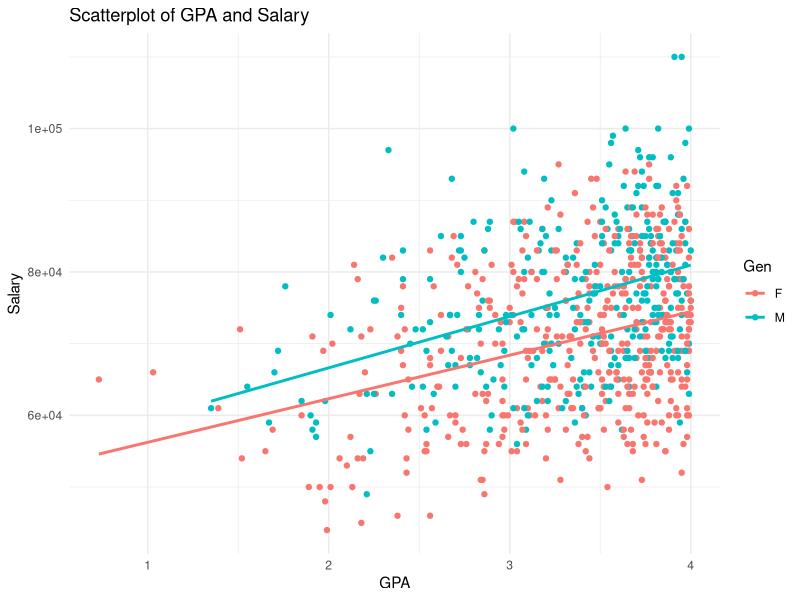
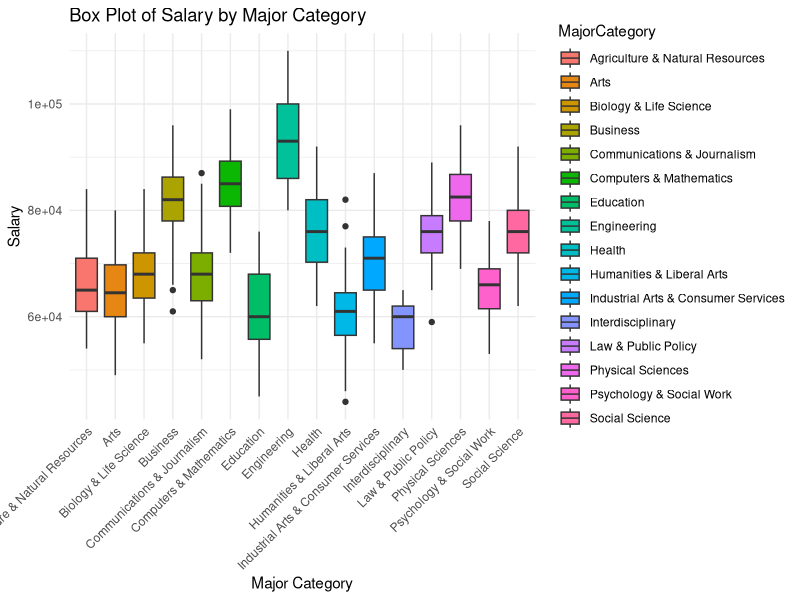
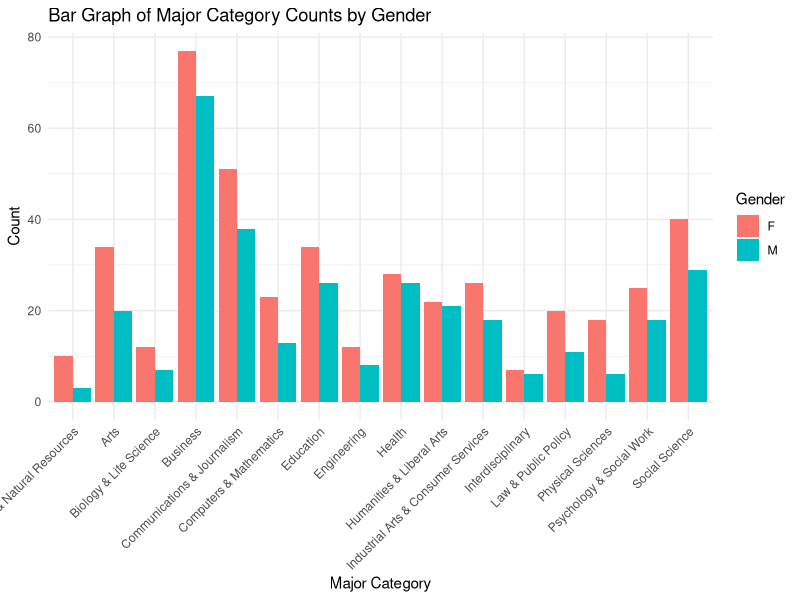
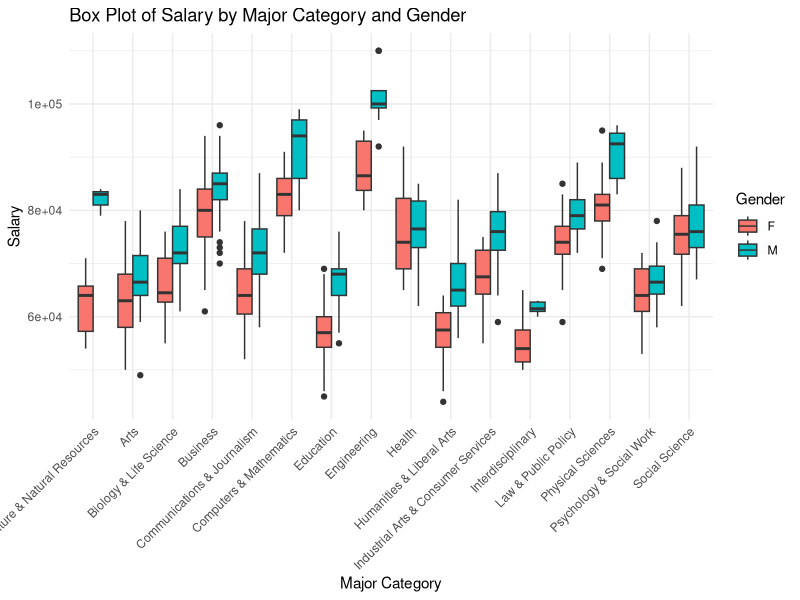
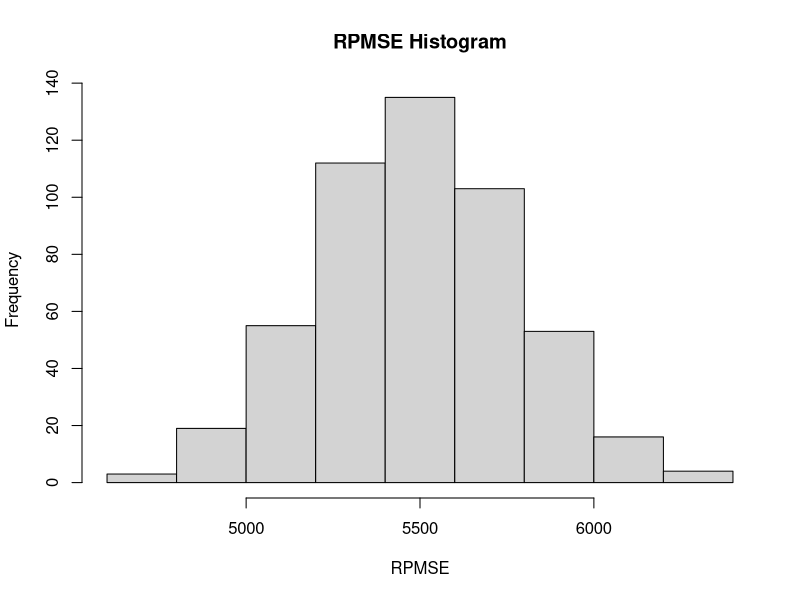
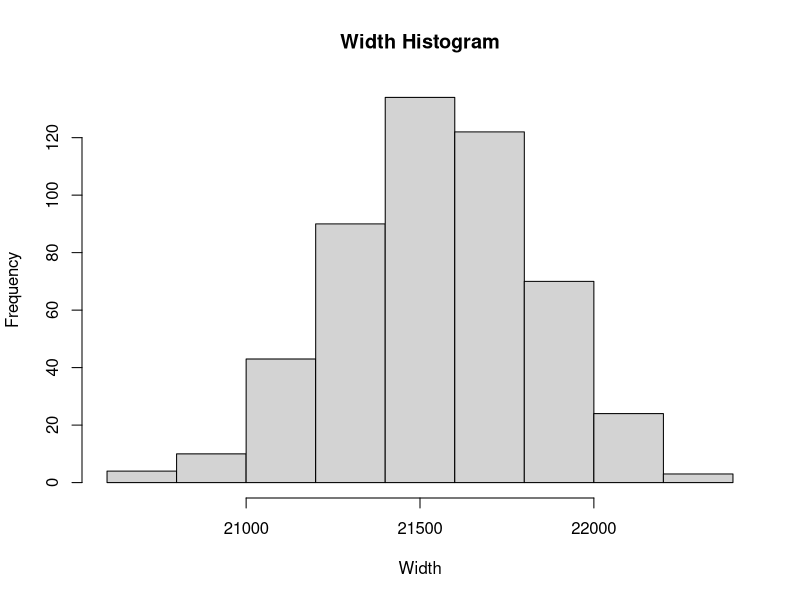
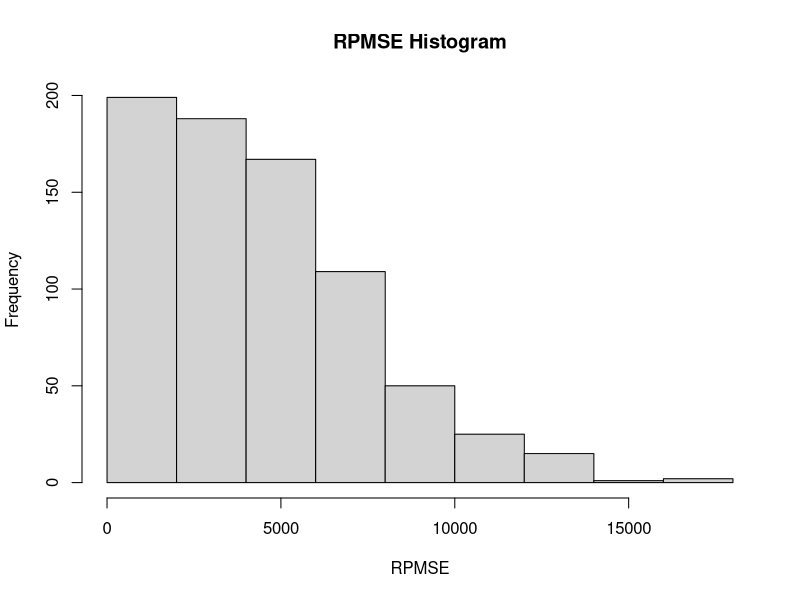
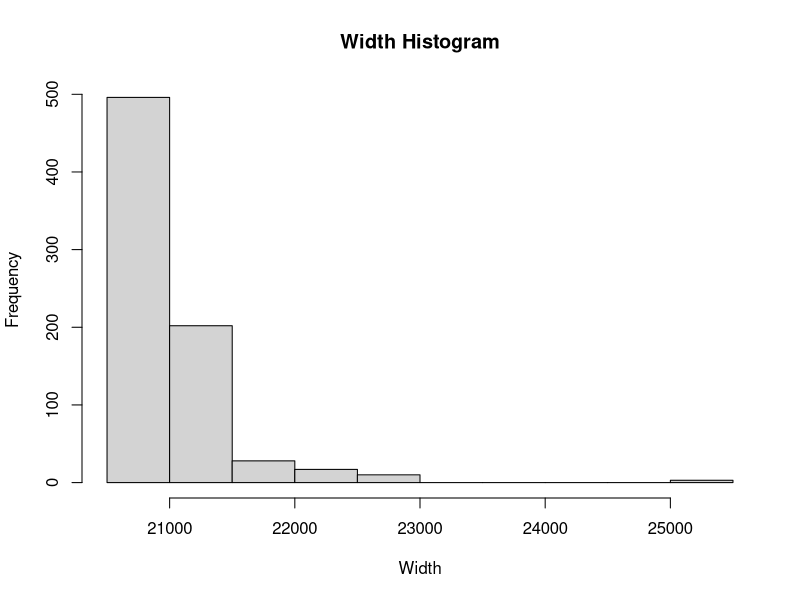

Generate these figures, in order, with R:
## ---- chunk 1
knitr::opts_chunk$set(echo = TRUE)

library(tidyverse)
library(knitr)
library(ggplot2)
library(GGally)
library(car)
library(MASS)
library(lmtest)
library(vroom)

#Analysis Questions:

## Read in data
sal <- vroom("Salary.csv")
sal$MajorCategory <- as.factor(sal$MajorCategory)
sal$Gen <- as.factor(sal$Gen)
# head(sal)
## ---- chunk 2
ggplot(sal, aes(x = GPA, y = Salary, color = Gen)) +
  geom_point() +
  geom_smooth(method = "lm", se = FALSE, formula = y ~ x, aes(group = Gen)) +
  labs(title = "Scatterplot of GPA and Salary",
       x = "GPA",
       y = "Salary") +  
  theme_minimal()
## ---- chunk 3
ggplot(sal, aes(x = MajorCategory, y = Salary, fill = MajorCategory)) +
  geom_boxplot() +
  labs(title = "Box Plot of Salary by Major Category",
       x = "Major Category",
       y = "Salary") +
  theme_minimal() +
  theme(axis.text.x = element_text(angle = 45, hjust = 1)) 
## ---- chunk 4
ggplot(sal, aes(x = MajorCategory, fill = Gen)) +
  geom_bar(position = "dodge") +
  labs(title = "Bar Graph of Major Category Counts by Gender",
       x = "Major Category",
       y = "Count",
       fill = "Gender") +
  theme_minimal() +
  theme(axis.text.x = element_text(angle = 45, hjust = 1))  
## ---- chunk 5
sal.lm <- lm(Salary ~., data=sal)
summary(sal.lm)

X <- model.matrix(Salary ~., data=sal)
y <- sal$Salary
bhat <- solve(t(X)%*%X)%*%t(X)%*%y
bhat_table <- as.table(bhat)

# Estimate of residual variance
s2 <- t(y-X %*% bhat)%*% (y-X%*%bhat) /(nrow(sal)-ncol(X))
s2

sqrt(s2)
sigma(sal.lm)

# R^2
summary(sal.lm)$r.squared
## ---- chunk 6
ggplot(sal, aes(x = MajorCategory, y = Salary, fill = Gen)) +
  geom_boxplot(position = "dodge") +
  labs(title = "Box Plot of Salary by Major Category and Gender",
       x = "Major Category",
       y = "Salary",
       fill = "Gender") +
  theme_minimal() +
  theme(axis.text.x = element_text(angle = 45, hjust = 1))
## ---- chunk 7
# interaction.plot(x.factor = sal$MajorCategory, trace.factor = sal$Gen, response = sal$Salary)
# interaction.plot(x.factor = sal$Gen, trace.factor = sal$MajorCategory, response = sal$Salary)
# head(sal)
## ---- chunk 8
summary(sal.lm)$fstatistic[1]
# sal.lm.no.gpa <- lm(Salary ~ MajorCategory + Gen, data = sal)
# summary(sal.lm)
# 
# summary(sal.lm.no.gpa)
# sal.lm.int<- lm(Salary ~ MajorCategory*Gen, data = sal)
# anova(sal.lm.int, sal.lm.no.gpa)


sal.full <- lm(Salary ~ MajorCategory + Gen + GPA +MajorCategory:Gen, data = sal)
summary(sal.full)

anova(sal.full, sal.lm)
# We want to know if MajorCategory Gen interaction is significant WHILE account for GPA 
# f value is 4.3 p value is ~0

## MOVING FORWARD, WE NEED TO INCLUDE INTERACTION BC IT WAS SIGNIFICANT
## ---- chunk 9

## MUST ADD IN ALL INTERACTION COEFFICIENTS
## difference factor should have two ones - Gen:Math=1 and Gen=1

#matrix nrow=1
sal_stem <- sal %>%
  filter(MajorCategory=='Computers & Mathematics') 
sal_stem

summary(sal.lm)

a1 <- c(1,0,0,0,0,1,0,0,0,0,0,0,0,0,0,0,1,0)
a2 <- c(1,0,0,0,0,1,0,0,0,0,0,0,0,0,0,0,0,0)
#length(a2)
#t(a1)%*%bhat
#t(a2)%*%bhat
#difference
t(a1-a2)%*%bhat
my.test <- multcomp::glht(sal.lm, linfct=t(a1-a2), alternative="greater")
summary(my.test)
confint(my.test, level = 0.95)
## ---- chunk 10
new.x <- data.frame(MajorCategory='Computers & Mathematics', GPA = 3.0, Gen="M")
predict.lm(sal.lm, new.x, interval="prediction", level=0.95)
## ---- chunk 11
n.cv <- 500 #Number of CV studies to run
n.test <- nrow(sal)*.2 #Number of observations in a test set
rpmse <- rep(x=NA, times=n.cv)
bias <- rep(x=NA, times=n.cv)
wid <- rep(x=NA, times=n.cv)
cvg <- rep(x=NA, times=n.cv)
n <- nrow(sal)


for(cv in 1:n.cv){
  ## Select test observations
  test.obs <- sample(x=1:n, size=n.test)
  
  ## Split into test and training sets
  test.set <- sal[test.obs,]
  train.set <- sal[-test.obs,]
  
  ## Fit a lm() using the training data
  train.lm <- lm(Salary ~., data=train.set)
  
  ## Generate predictions for the test set
  my.preds <- predict.lm(train.lm, newdata=test.set, interval="prediction")
  
  ## Calculate bias
  bias[cv] <- mean(my.preds[,'fit']-test.set[['Salary']])
  
  ## Calculate RPMSE
  rpmse[cv] <- (test.set[['Salary']]-my.preds[,'fit'])^2 %>% mean() %>% sqrt()
  
  ## Calculate Coverage
  cvg[cv] <- ((test.set[['Salary']] > my.preds[,'lwr']) & (test.set[['Salary']] < my.preds[,'upr'])) %>% mean()
  
  ## Calculate Width
  wid[cv] <- (my.preds[,'upr'] - my.preds[,'lwr']) %>% mean()
  
}

# RPMSE
hist(rpmse, main="RPMSE Histogram", xlab="RPMSE")

# Width histogram
hist(wid, main="Width Histogram", xlab="Width")

## ---- chunk 12
n <- nrow(sal)
rpmse <- rep(x=NA, times=n)
wid <- rep(x=NA, times=n)



for(i in 1:n){
  ## Select test observations

  
  ## Split into test and training sets
  test.set <- sal[i,]
  train.set <- sal[-i,]
  
  ## Fit a lm() using the training data
  train.lm <- lm(Salary ~.+MajorCategory:Gen, data=train.set)
  
  ## Generate predictions for the test set
  my.preds <- predict.lm(train.lm, newdata=test.set, interval="prediction")
  
  
  ## Calculate RPMSE
  rpmse[i] <- (test.set[['Salary']]-my.preds[,'fit'])^2 %>% mean() %>% sqrt()
  
  
  ## Calculate Width
  wid[i] <- (my.preds[,'upr'] - my.preds[,'lwr']) %>% mean()
  
}

# RPMSE
hist(rpmse, main="RPMSE Histogram", xlab="RPMSE")
mean(rpmse) #rpmse is how off you are on average 

# Width histogram
hist(wid, main="Width Histogram", xlab="Width")
mean(wid)
